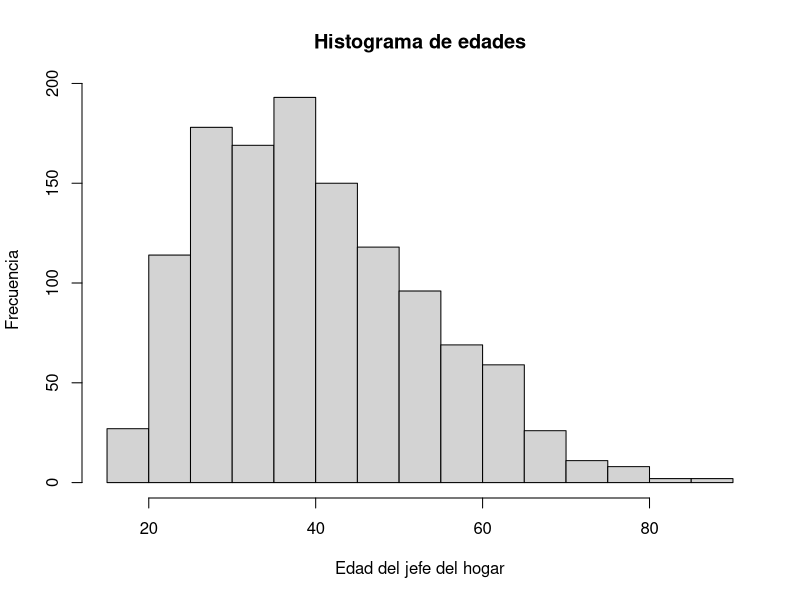
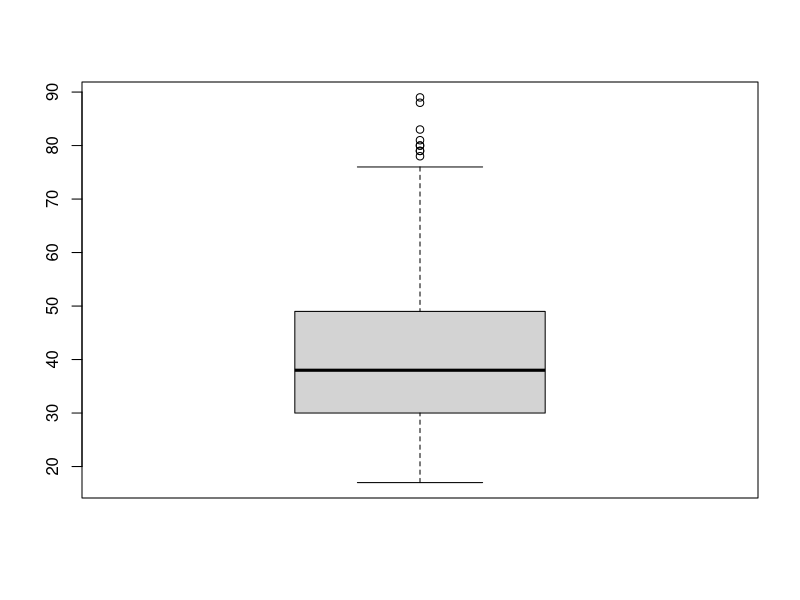
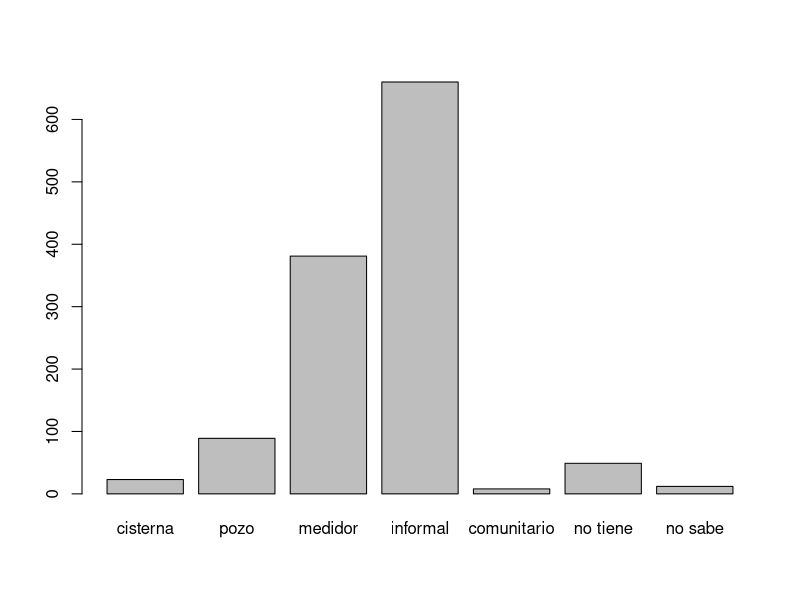
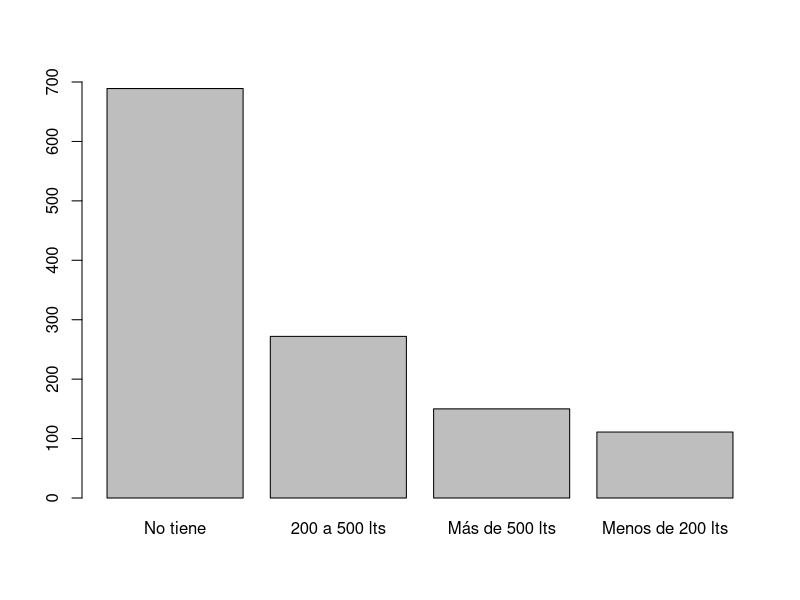
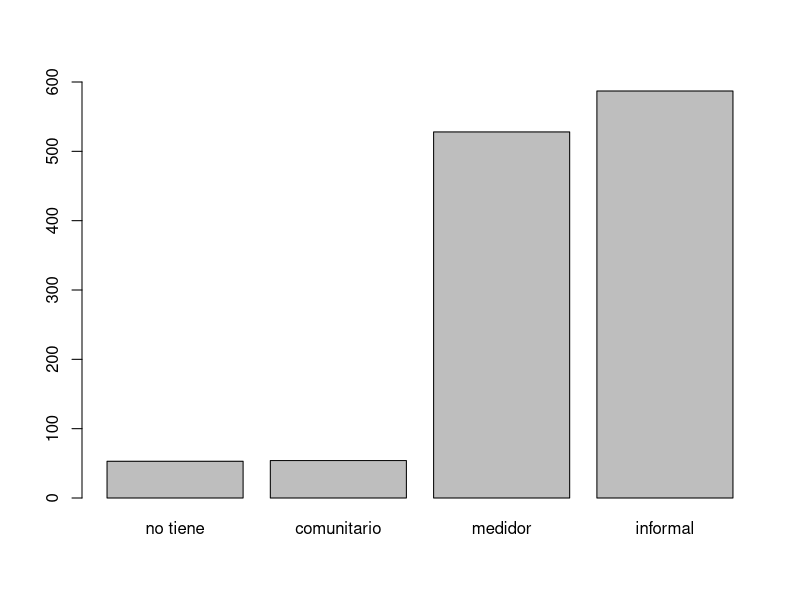
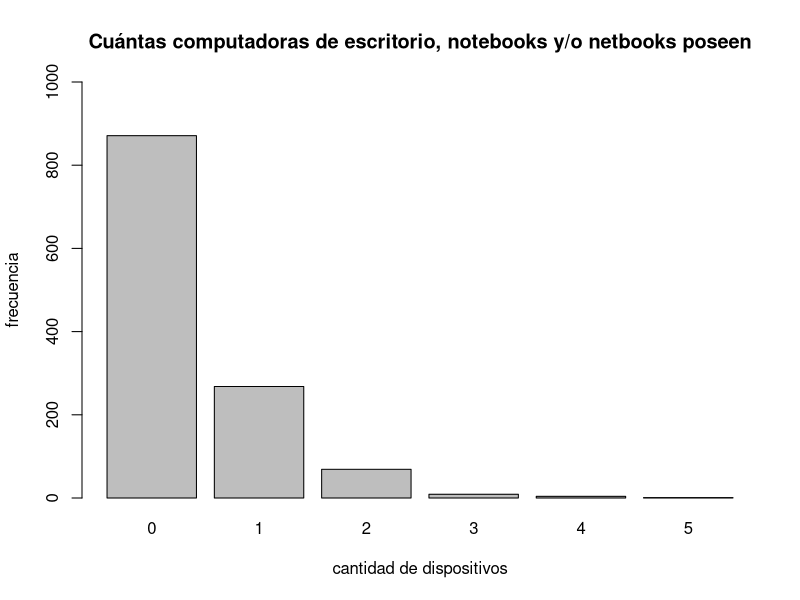
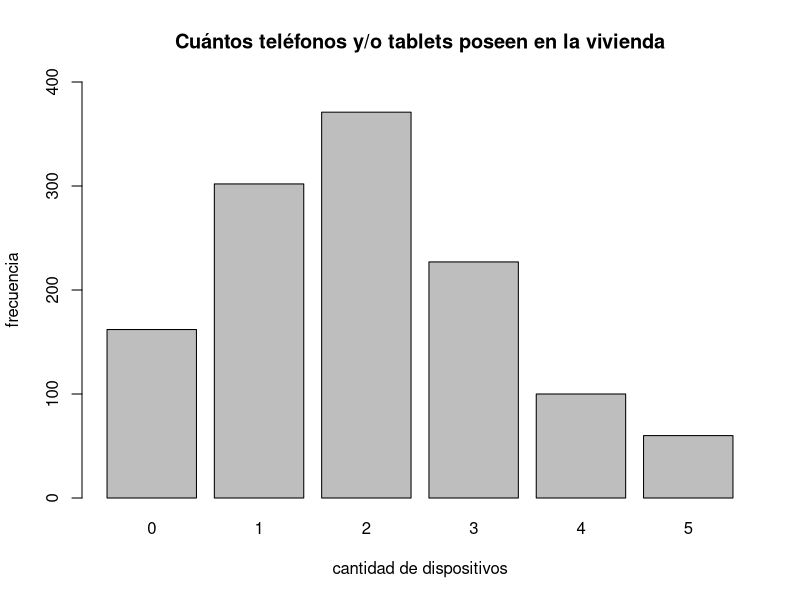

Write R code to recreate these figures, in order.

tabla <- read.csv("datosLP_limpios.csv", stringsAsFactors = TRUE)

# summary(tabla)
summary(tabla$Edad.jefe.a.del.hogar)

sd(tabla$Edad.jefe.a.del.hogar)
var(tabla$Edad.jefe.a.del.hogar)

hist(tabla$Edad.jefe.a.del.hogar, main = "Histograma de edades",
     xlab = "Edad del jefe del hogar", ylab="Frecuencia")

boxplot(tabla$Edad.jefe.a.del.hogar)

summary(tabla$X.De.qué.forma.obtiene.el.agua.dentro.de.su.vivienda.)

barplot(summary(tabla$X.De.qué.forma.obtiene.el.agua.dentro.de.su.vivienda.),
names.arg = c("cisterna","pozo","medidor","informal","comunitario","no tiene", "no sabe"))

summary(tabla$X.Se.ve.usted.obligado.a.a.comprar.agua.embotellada.para.consumo.del.hogar.)

# pie()

summary(tabla$X.Cómo.es.la.presión.del.agua.)

summary(tabla$X.Cuántos.litros.de.almacenamiento.de.agua.posee.)
barplot(sort(summary(tabla$X.Cuántos.litros.de.almacenamiento.de.agua.posee.),decreasing=TRUE)
    ,names.arg=c("No tiene","200 a 500 lts","Más de 500 lts","Menos de 200 lts"),
    ylim=c(0,700))

summary(tabla$X.Posee.baño.letrina.en.la.vivienda.)

summary(tabla$X.Posee.instalación.de.agua.CALIENTE.en.el.baño...De.qué.tipo.)

# Qué fuentes de energía utilizan para cocinar en su vivienda
summary(tabla$X.Qué.fuentes.de.energía.utilizan.para.cocinar.en.su.vivienda.)
summary(tabla$NA..1)
summary(tabla$NA..2)
summary(tabla$NA..3)
summary(tabla$NA..4)

# luz
summary(tabla$X.Qué.tipo.de.conexión.posee.a.la.red.eléctrica.)

barplot(sort(summary(tabla$X.Qué.tipo.de.conexión.posee.a.la.red.eléctrica.)),
        names.arg=c("no tiene","comunitario","medidor","informal"),
        ylim=c(0,600))

summary(tabla$X.Sufrió.la.pérdida.de.electrodomésticos.o.herramientas.de.trabajo.por.las.condiciones.de.la.instalación.eléctrica.EN.EL.ÚLTIMO.AÑO.)

summary(tabla$X.Sufrió.incendios.dentro.de.su.vivienda.durante.el.último.año.debido.a.las.condiciones.de.la.instalación.eléctrica.)

summary(tabla$X.Posee.servicio.de.internet.de.banda.ancha.en.la.vivienda.)

summary(tabla$En.su.hogar.hay.AL.MENOS.UN.celular.que.permite.el.acceso.a.internet.a.través.de.datos.móviles..abono.tarjeta.)

summary(tabla$X.Cuántas.computadoras.de.escritorio..notebooks.y.o.netbooks.poseen.en.la.vivienda.)
barplot(table(tabla$X.Cuántas.computadoras.de.escritorio..notebooks.y.o.netbooks.poseen.en.la.vivienda.),
     ylim = c(0,1000),
     xlab = "cantidad de dispositivos", ylab = "frecuencia",
     main = "Cuántas computadoras de escritorio, notebooks y/o netbooks poseen",)

sd(tabla$X.Cuántas.computadoras.de.escritorio..notebooks.y.o.netbooks.poseen.en.la.vivienda.)

summary(tabla$X.Cuántos.teléfonos.y.o.tablets.poseen.en.la.vivienda.)
barplot(table(tabla$X.Cuántos.teléfonos.y.o.tablets.poseen.en.la.vivienda.),
        ylim = c(0,400),
        xlab = "cantidad de dispositivos", ylab = "frecuencia",
        main = "Cuántos teléfonos y/o tablets poseen en la vivienda",)

sd(tabla$X.Cuántos.teléfonos.y.o.tablets.poseen.en.la.vivienda.)
